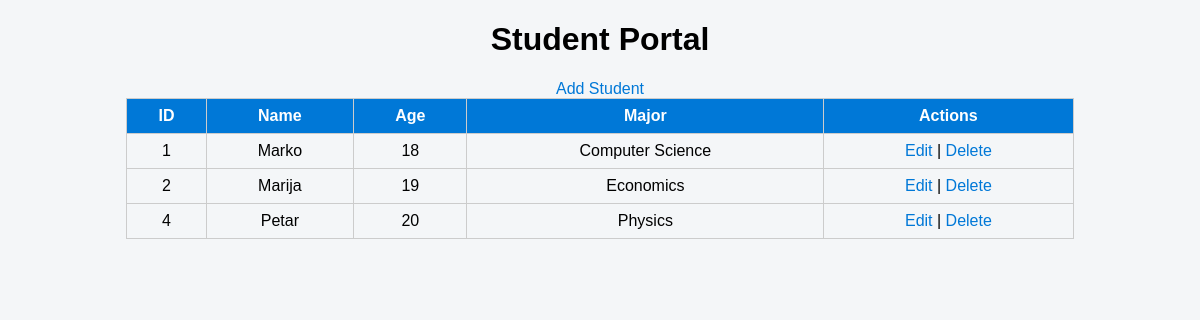
Before: / with the older database file.
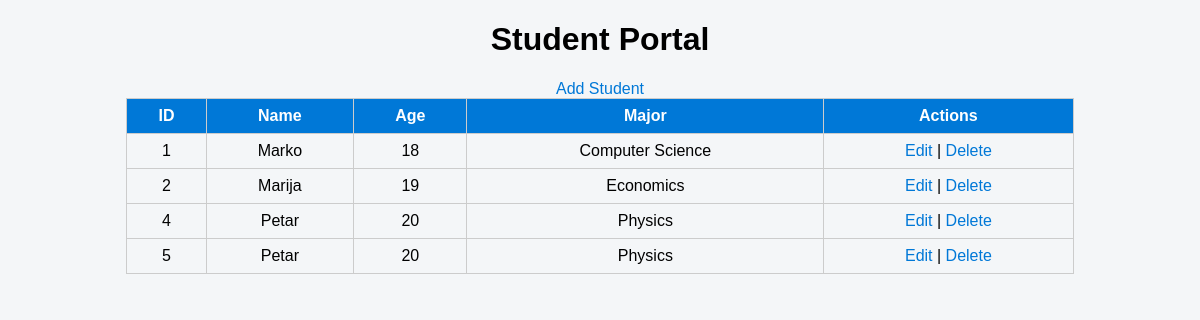
After: the same page with the newer database file.
### tables this page shows
CREATE TABLE students (
                    id INTEGER PRIMARY KEY AUTOINCREMENT,
                    name TEXT,
                    age INTEGER,
                    major TEXT
                );

### app.py (the view)
@app.route("/")
def index():
    students = db.fetch_all()
    return render_template("index.html", students=students)

### database.py (called while the page is built)
    def fetch_all(self):
        return self.conn.execute("SELECT * FROM students").fetchall()

### templates/index.html (shortened to what this page needs)
<!DOCTYPE html>
<html>
<head>
    <link rel="stylesheet" href="/static/style.css">
</head>
<body>
    <h1>Student Portal</h1>
    <a href="/add">Add Student</a>
    <table>
        <tr><th>ID</th><th>Name</th><th>Age</th><th>Major</th><th>Actions</th></tr>
        {% for s in students %}
        <tr>
            <td>{{ s[0] }}</td>
            <td>{{ s[1] }}</td>
            <td>{{ s[2] }}</td>
            <td>{{ s[3] }}</td>
            <td>
                <a href="/edit/{{ s[0] }}">Edit</a> |
                <a href="/delete/{{ s[0] }}">Delete</a>
            </td>
        </tr>
        {% endfor %}
    </table>
</body>
</html>

### static/style.css (style rules this page uses)
body { font-family: Arial, sans-serif; background-color: #f4f6f8; text-align: center; }
table { margin: auto; border-collapse: collapse; width: 80%; }
th, td { border: 1px solid #ccc; padding: 8px; }
th { background-color: #0078D7; color: white; }
a { color: #0078D7; text-decoration: none; }

Changed rows visible on the page:
added students: id "5", name "Petar", age "20", major "Physics"
